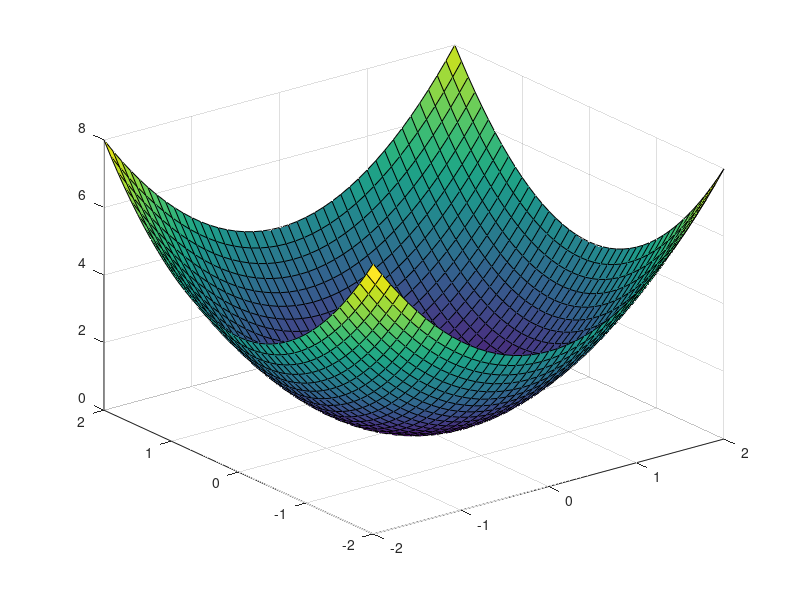

The MATLAB script that drew this image:
% This script will plot a paraboloid and show various features.
%   Planned features include: level curves, gradf, vector field,
%   normal, tangent plane

% X and Y domain for plot
X_MIN = -2;
X_MAX = 2;
Y_MIN = -2;
Y_MAX = 2;
INCREMENT = 0.1;

% Generate points for the paraboloid
x_range = X_MIN:INCREMENT:X_MAX;
y_range = Y_MIN:INCREMENT:Y_MAX;
[X, Y] = meshgrid(x_range, y_range);
Z = X.^2 + Y.^2; % z = x^2 + y^2

% Graph paraboloid
paraboloid_gr = surf(X, Y, Z);